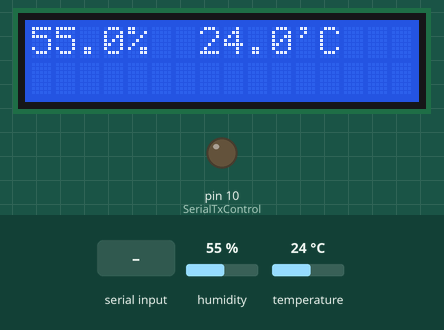
Bench run of a sketch on a simulated Arduino Uno, built with avr-gcc and run on an emulated ATmega328P. On the bench: 16×2 character LCD, output pins drawn as LEDs (lit = HIGH). Inputs (shaded band) come from the test bench; at power-on: humidity 55 %, temperature 24 °C.

Above: at 1.2 s.
1.3 s: humidity set to 22 %
At 3.2 s:
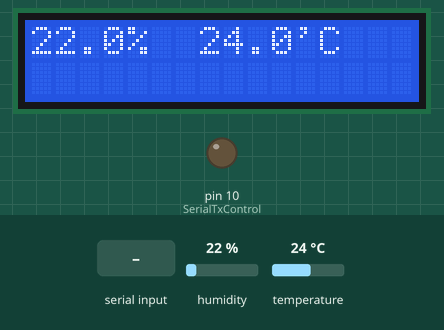
3.5 s: "1" received over Serial
At 4.8 s:
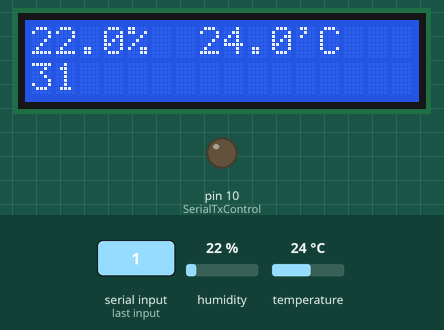
5.2 s: temperature set to 12 °C
At 6.9 s:
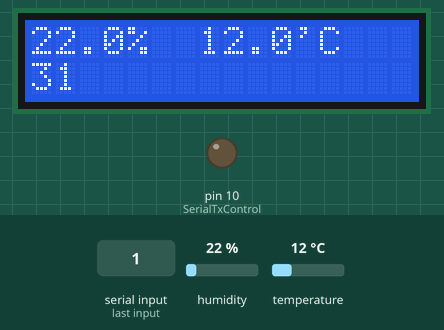
7.7 s: "0" received over Serial
At 8.6 s:
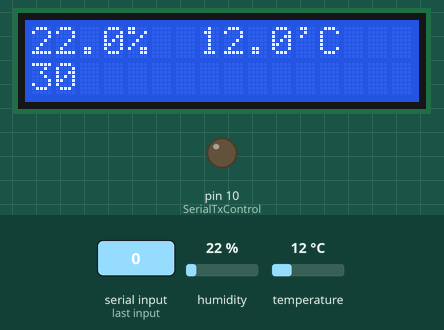
9.3 s: humidity set to 40 %
At 11.5 s:
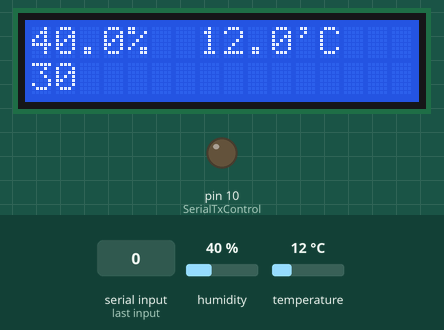
11.8 s: temperature set to 19 °C
At 13.0 s:
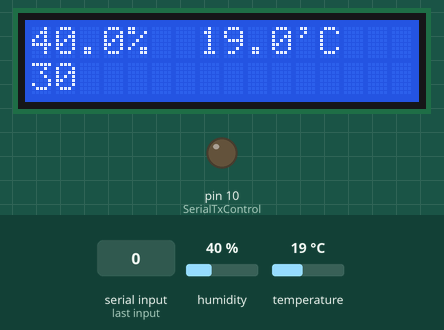
Timing chart, 0 to 14.8 s (numbered marks = the images above; inputs shaded):
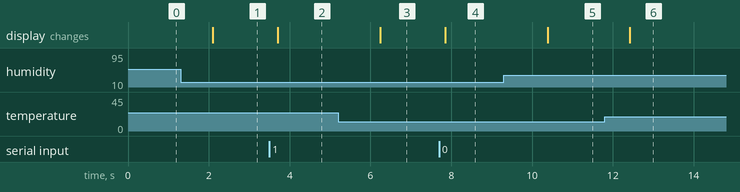

The sketch:

h2j_RS485_RX.ino
```cpp
#include "DHT.h"
#include <LiquidCrystal.h>
LiquidCrystal lcd(12, 11, 5, 4, 3, 2);

#define DHTPIN 9     // what digital pin we're connected to
#define DHTTYPE DHT22   // DHT 22  (AM2302), AM2321
DHT dht(DHTPIN, DHTTYPE);
#define SerialTxControl 10   //RS485 управляющий контакт на arduino pin 10
#define RS485Transmit    HIGH
#define RS485Receive     LOW

char buffer[100];

int i;

//-----------------------------------------------------------------------
void setup(void) {
  Serial.begin(9600);
  dht.begin();
  lcd.begin(16, 2);

  pinMode(SerialTxControl, OUTPUT);
  digitalWrite(SerialTxControl, RS485Receive);
  //digitalWrite(SerialTxControl, RS485Transmit);
}
//-----------------------------------------------------------------------
void loop(void) {

  float h = dht.readHumidity();
  float t = dht.readTemperature();  // Read temperature as Celsius (the default)
  //lcd.clear();
  lcd.setCursor(0, 0);
  lcd.print(h, 1);  lcd.print("%  ");  lcd.print(t, 1);  lcd.print("'C");
  //lcd.print(h, 1);  lcd.print("%  ");  lcd.print(t, 1);  lcd.print("'C");
  //lcd.scrollDisplayLeft();
  delay(250);  // Wait a few seconds between measurements.

}
//-----------------------------------------------------------------------
void serialEvent(){

  delay(100);
  i=0;

  lcd.setCursor(0, 1);
  while( Serial.available() && i< 99) {
    buffer[i] = Serial.read();
    int a = int(buffer[i++]);
    lcd.print(a, HEX);
  }
  lcd.print("    ");
  //buffer[i++]='\0';

  //Serial.println(buffer); // Выводим что приняли с других устройств

}
//-----------------------------------------------------------------------
```

Measured:
- after the input at 1.3 s, the display: changes after 0.79 s (image 1)
- after the input at 3.5 s, the display: changes after 0.21 s (image 2)
- after the input at 5.2 s, the display: changes after 1.0 s (image 3)
- after the input at 7.7 s, the display: changes after 0.16 s (image 4)
- after the input at 9.3 s, the display: changes after 1.1 s (image 5)
- after the input at 11.8 s, the display: changes after 0.62 s (image 6)
